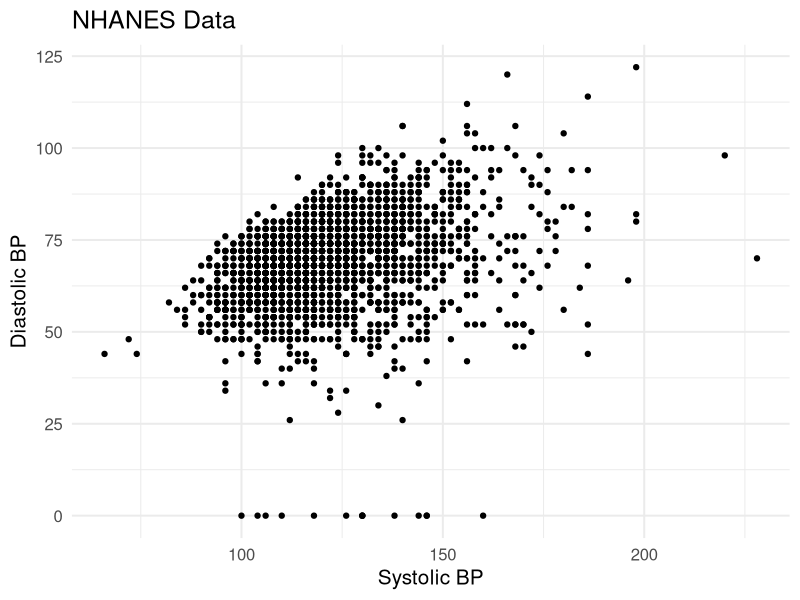
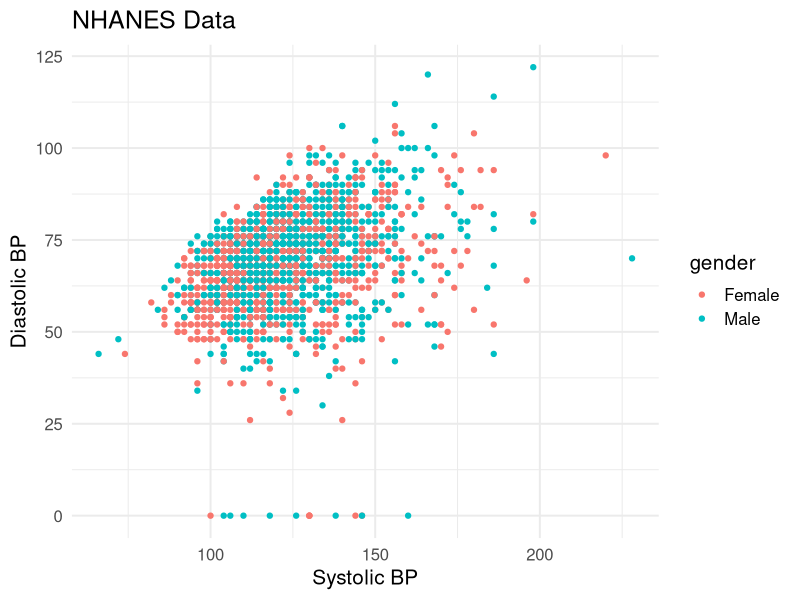
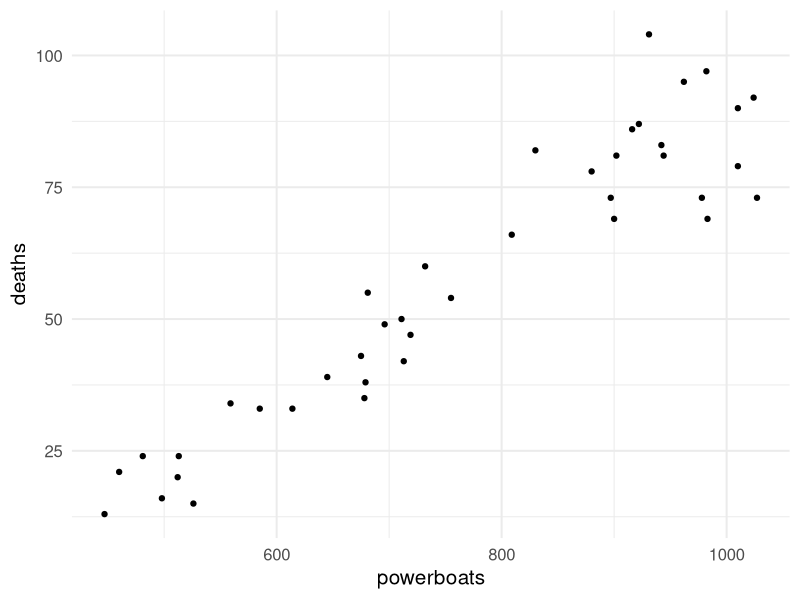
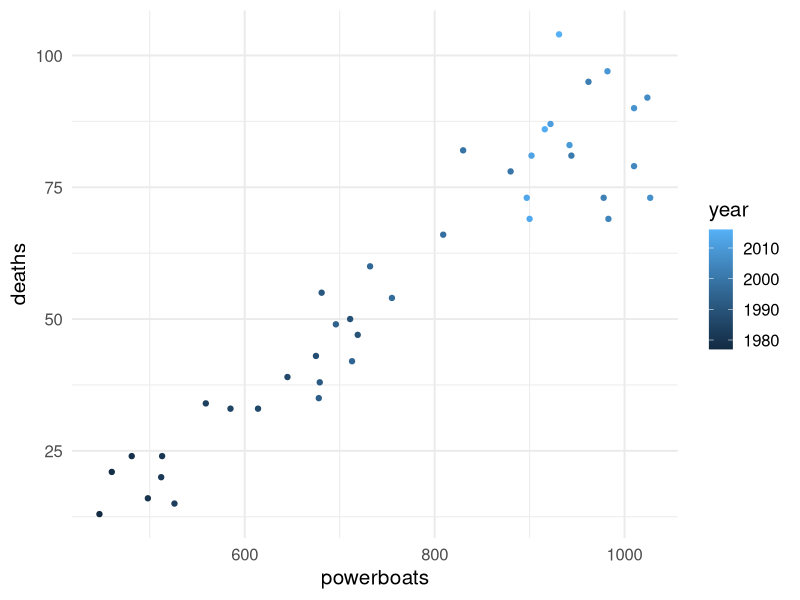
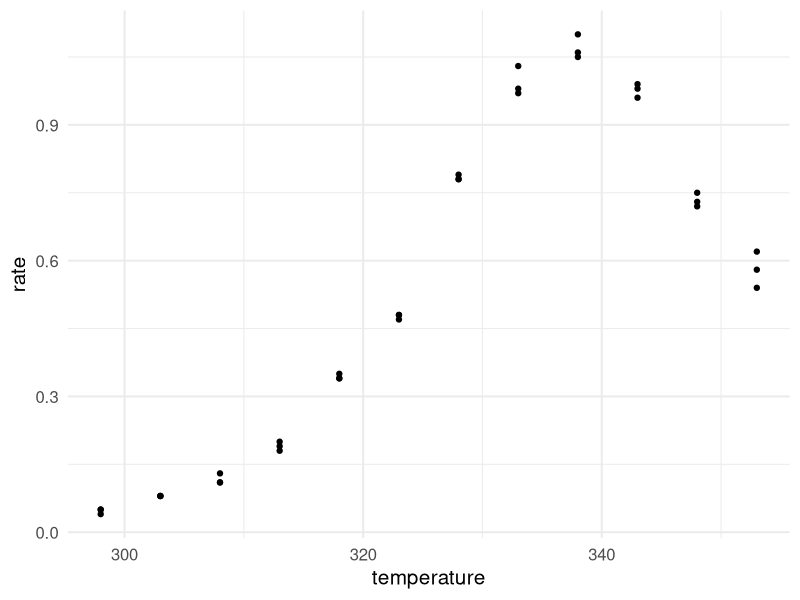

Recreate these plots in R, in order. (Note: this script raises an error after producing the figures.)
## ---- chunk 1
library(knitr) # for include_graphics() 
library(readr)
library(ggplot2)
library(dplyr)
## ---- chunk 2
nhanes_dataNA <- read_csv("nhanes.csv")
nhanes_data<-nhanes_dataNA[rowSums(is.na(nhanes_dataNA[ , 15:18])) == 0, ]
names(nhanes_data)
## ---- chunk 3
nhanes_scatter <- ggplot(data = nhanes_data, aes(x = bpxsy1, y = bpxdi1)) + 
  geom_point(na.rm=TRUE) + theme_minimal(base_size = 15)+
  labs(x = "Systolic BP", 
       y = "Diastolic BP",
       title = "NHANES Data")
## ---- chunk 4
nhanes_scatter

## ---- chunk 5
nhanes_scatter <- ggplot(data = nhanes_data, aes(x = bpxsy1, y = bpxdi1)) + 
  geom_point(aes(col=gender),na.rm=TRUE) + theme_minimal(base_size = 15)+
  labs(x = "Systolic BP", 
       y = "Diastolic BP",
       title = "NHANES Data")
## ---- chunk 6
nhanes_scatter

## ---- chunk 7
mana_data <- read_csv("Ch03_Manatee-deaths.csv")
head(mana_data)
## ---- chunk 8
mana_scatter <- ggplot(data = mana_data, aes(x = powerboats, y = deaths)) + 
  geom_point() + theme_minimal(base_size = 15)
## ---- chunk 9
mana_scatter
## ---- chunk 10
mana_scatter <- ggplot(data = mana_data, aes(x = powerboats, y = deaths)) + 
  geom_point(aes(col=year)) + theme_minimal(base_size = 15)
## ---- chunk 11
mana_scatter
## ---- chunk 12
# this dataset was provided in Baldi and Moore Ed#4 Apply your knowledge 3.4 
enzyme_data <- read_csv("Ch03_Enzyme-data.csv")
head(enzyme_data)
## ---- chunk 13
enzyme_scatter <- ggplot(data = enzyme_data, aes(x = temperature, y = rate)) + 
  geom_point() + theme_minimal(base_size = 15)

enzyme_scatter
## ---- chunk 14
knitr::include_graphics("Ch03_Ex_Weight-energy.png")
## ---- chunk 15
# Note: you won't be tested on writing code using tibble::tribble()
# Do be able to look at the code and recognize that it is creating a data set

weight_data <- tibble::tribble(
  ~subject, ~gender, ~mass, ~rate,
  1, "M", 62.0, 1792,
  2, "M", 62.9, 1666,
  3, "F", 36.1, 995, 
  4, "F", 54.6, 1425, 
  5, "F", 48.5, 1396, 
  6, "F", 42.0, 1418, 
  7, "M", 47.4, 1362, 
  8, "F", 50.6, 1502,
  9, "F", 42.0, 1256, 
  10, "M", 48.7, 1614,
  11, "F", 40.3, 1189,
  12, "F", 33.1, 913,
  13, "M", 51.9, 1460,
  14, "F", 42.4, 1124,
  15, "F", 34.5, 1052,
  16, "F", 51.1, 1347,
  17, "F", 41.2, 1204,
  18, "M", 51.9, 1867,
  19, "M", 46.9, 1439
)
## ---- chunk 16
weight_scatter <- ggplot(weight_data, aes(x = mass, y = rate)) +
  geom_point() + 
  theme_minimal(base_size = 15)
## ---- chunk 17
weight_scatter
## ---- chunk 18
weight_scatter <- ggplot(weight_data, aes(x = mass, y = rate)) +
  geom_point(aes(col=gender)) + 
  theme_minimal(base_size = 15)
## ---- chunk 19
weight_scatter
## ---- chunk 20
weight_scatter <- ggplot(weight_data, aes(x = mass, y = rate)) +
  geom_point(aes(col=gender)) + 
  theme_minimal(base_size = 15)+
  facet_wrap(~ gender)
## ---- chunk 21
weight_scatter
## ---- chunk 22
# Note: you do not need to understand any of the code in this chunk 
# just focus on the description of what I am trying to show you in lecture.

x <- 1:20
y <- 2 * x + 3 + rnorm(20, 0, 9)
corr_data <- data.frame(x, y)

corr.plot <- ggplot(corr_data, aes(x,y)) + 
  geom_text(aes(x = 5, y = 35), label = 1, size = 60, col = "cadetblue1") +
  geom_text(aes(x = 15, y = 35), label = 2, size = 60, col = "cadetblue1") +
  geom_text(aes(x = 5, y = 10), label = 3, size = 60, col = "cadetblue1") +
  geom_text(aes(x = 15, y = 10), label = 4, size = 60, col = "cadetblue1") +
  geom_point() + 
  geom_hline(yintercept = mean(y), lty = 2) +
  geom_vline(xintercept = mean(x), lty = 2) + 
  theme_minimal(base_size = 15) 

corr.plot
## ---- chunk 23
corr.plot
## ---- chunk 24
corr.plot
## ---- chunk 25
# Note: you do not need to understand any of the code in this chunk 
library(MASS)
library(patchwork) 
set.seed(123)

cor_100 <- as.data.frame(mvrnorm(100, mu = c(0,0), 
                     Sigma = matrix(c(1 ,1, 1, 1), ncol = 2), 
                     empirical = TRUE))

cor_70 <- as.data.frame(mvrnorm(100, mu = c(0,0), 
                     Sigma = matrix(c(1,0.7,0.7,1), ncol = 2), 
                     empirical = TRUE))

cor_30 <- as.data.frame(mvrnorm(100, mu = c(0,0), 
                     Sigma = matrix(c(1,0.3,0.3,1), ncol = 2), 
                     empirical = TRUE))

cor_n10 <- as.data.frame(mvrnorm(100, mu = c(0,0), 
                     Sigma = matrix(c(1,-0.1,-0.1,1), ncol = 2), 
                     empirical = TRUE))

cor_n40 <- as.data.frame(mvrnorm(100, mu = c(0,0), 
                     Sigma = matrix(c(1,-0.4,-0.4,1), ncol = 2), 
                     empirical = TRUE))

cor_n100 <- as.data.frame(mvrnorm(100, mu = c(0,0), 
                     Sigma = matrix(c(1,-1,-1,1), ncol = 2), 
                     empirical = TRUE))

cor_100_plot <- ggplot(cor_100, aes(V1, V2)) + geom_point() + 
  labs(title = "Correlation = 1", y = "y", x = "x") + 
  geom_hline(yintercept = mean(cor_100$V2), lty = 2) + 
  geom_vline(xintercept = mean(cor_100$V1), lty = 2) + 
  theme_minimal(base_size = 15) 

cor_70_plot <- ggplot(cor_70, aes(V1, V2)) + geom_point() + 
  labs(title = "Correlation = 0.7", y = "y", x = "x") + 
  geom_hline(yintercept = mean(cor_70$V2), lty = 2) + 
  geom_vline(xintercept = mean(cor_70$V1), lty = 2) + 
  theme_minimal(base_size = 15)

cor_30_plot <- ggplot(cor_30, aes(V1, V2)) + geom_point() + 
  labs(title = "Correlation = 0.3", y = "y", x = "x") + 
  geom_hline(yintercept = mean(cor_30$V2), lty = 2) + 
  geom_vline(xintercept = mean(cor_30$V1), lty = 2) + 
  theme_minimal(base_size = 15)

cor_n10_plot <- ggplot(cor_n10, aes(V1, V2)) + geom_point() + 
  labs(title = "Correlation = -0.1", y = "y", x = "x") +
  geom_hline(yintercept = mean(cor_n10$V2), lty = 2) + 
  geom_vline(xintercept = mean(cor_n10$V1), lty = 2) + 
  theme_minimal(base_size = 15)

cor_n40_plot <- ggplot(cor_n40, aes(V1, V2)) + geom_point() + 
  labs(title = "Correlation = -0.4", y = "y", x = "x") +
  geom_hline(yintercept = mean(cor_n40$V2), lty = 2) + 
  geom_vline(xintercept = mean(cor_n40$V1), lty = 2) + 
  theme_minimal(base_size = 15)

cor_n100_plot <- ggplot(cor_n100, aes(V1, V2)) + geom_point() + 
  labs(title = "Correlation = -1", y = "y", x = "x") +
  geom_hline(yintercept = mean(cor_n100$V2), lty = 2) + 
  geom_vline(xintercept = mean(cor_n100$V1), lty = 2) + 
  theme_minimal(base_size = 15)

cor_100_plot + cor_70_plot + cor_30_plot + 
cor_n10_plot + cor_n40_plot + cor_n100_plot 
## ---- chunk 26
mana_scatter + weight_scatter + plot_layout() # you don't need to know the plot_layout() function
## ---- chunk 27
mana_cor <- mana_data %>% 
  summarize(corr_mana = cor(powerboats, deaths))
mana_cor
## ---- chunk 28
weight_cor <- weight_data %>% 
  summarize(corr_weight = cor(mass, rate))
weight_cor
## ---- chunk 29
nhanes_scatter 
## ---- chunk 30
bp_cor <- nhanes_data %>% 
  summarize(corrbp = cor(bpxsy1, bpxdi1))
bp_cor
## ---- chunk 31
#students, you don't need to know the code in this chunk
weight_data_outliers <- tibble::tribble(
  ~subject, ~gender, ~mass, ~rate,
  20, "M", 62.0, 1213,
  21, "M", 55.9, 1150
  )

weight_data_and_out <- dplyr::full_join(weight_data, weight_data_outliers)
## ---- chunk 32
library(glue) #students, don't need to understand the use of glue here or below to make the label.

weight_cor_out <- weight_data_and_out %>% summarize(corr_out = cor(mass, rate))

weight_scatter_out <- ggplot(weight_data_and_out, aes(x = mass, y = rate)) + 
  geom_point(aes(col = subject >= 20)) +
  scale_color_manual(values = c("black", "red"), guide = FALSE) +
  theme_minimal(base_size = 15) +
  geom_text(x = 37, y = 1750, 
            label = glue("r = {round(weight_cor_out$corr_out, 2)}"), 
            check_overlap = T)

weight_scatter <- weight_scatter + 
  geom_text(x = 37, y = 1750, 
            label = glue("r = {round(weight_cor$corr_weight, 2)}"), 
            check_overlap = T)

weight_scatter + weight_scatter_out + plot_layout()
## ---- chunk 33
# Example data from 3.8 in Baldi and Moore (page 81 of 4th ed)
# students don't need to know this code, just pay attention to what I say about the plot
# and the correlation of mean scores vs. individual scores

distress_score <- c(rnorm(26, mean = 3.3, sd = 0.25), 
                    rnorm(26, mean = 3.1, sd = 0.25),
                    rnorm(26, mean = 2.9, sd = 0.25),
                    rnorm(26, mean = 2.6, sd = 0.25))

ID <- rep(1:26, 4)

time_since_breakup <- c(rep(0, 26), rep(2, 26), rep(6, 26), rep(10, 26))

breakup_data <- data.frame(ID, time_since_breakup, distress_score)

corr_raw <- breakup_data %>% summarize(corr = cor(time_since_breakup, distress_score))

mean_scores <- breakup_data %>% 
  group_by(time_since_breakup) %>%
  summarize(mean_distress_per_week = mean(distress_score))

corr_means <- mean_scores %>% 
  summarize(corr_with_means = cor(time_since_breakup, mean_distress_per_week))

ggplot(breakup_data, aes(x = time_since_breakup, y = distress_score)) + 
  geom_point(pch = 4, aes(col = "individuals")) +
  geom_point(data = mean_scores, aes(y = mean_distress_per_week, col = "mean"), size = 3) +
  theme_minimal(base_size = 15) +
  theme(legend.title = element_blank()) +
  geom_text(x = 8, y = 3.5, label = glue("Corr. of raw data = {round(corr_raw$corr, 2)}"), check_overlap = T) +
  geom_text(x = 8, y = 3.25, label = glue("Corr. of means = {round(corr_means$corr_with_means, 2)}"), check_overlap = T) +
  labs(x = "Time since breakup", y = "Distress score")
